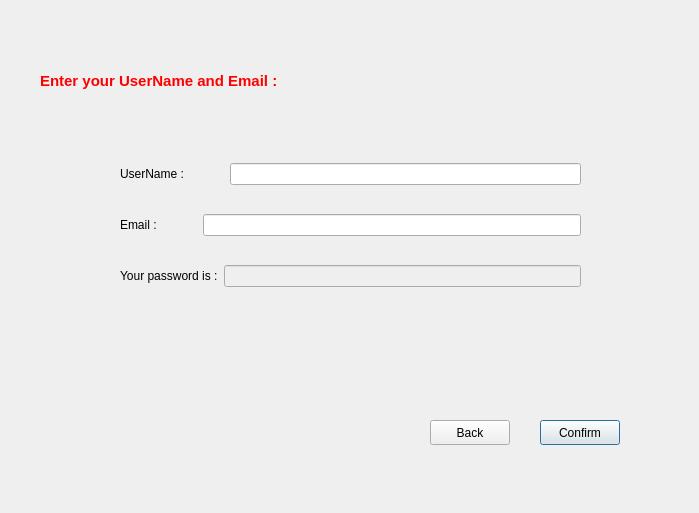
<?xml version="1.0" encoding="UTF-8"?>
<ui version="4.0">
 <class>forgot_password</class>
 <widget class="QDialog" name="forgot_password">
  <property name="geometry">
   <rect>
    <x>0</x>
    <y>0</y>
    <width>699</width>
    <height>513</height>
   </rect>
  </property>
  <property name="sizePolicy">
   <sizepolicy hsizetype="Fixed" vsizetype="Fixed">
    <horstretch>0</horstretch>
    <verstretch>0</verstretch>
   </sizepolicy>
  </property>
  <property name="windowTitle">
   <string>Password recovery</string>
  </property>
  <property name="windowIcon">
   <iconset resource="files.qrc">
    <normaloff>:/icon/images/icons8-key-2-96.png</normaloff>:/icon/images/icons8-key-2-96.png</iconset>
  </property>
  <property name="styleSheet">
   <string notr="true"/>
  </property>
  <widget class="QLabel" name="label">
   <property name="geometry">
    <rect>
     <x>40</x>
     <y>60</y>
     <width>311</width>
     <height>41</height>
    </rect>
   </property>
   <property name="font">
    <font>
     <pointsize>11</pointsize>
     <weight>75</weight>
     <bold>true</bold>
    </font>
   </property>
   <property name="styleSheet">
    <string notr="true">color: rgb(255, 0, 0);</string>
   </property>
   <property name="text">
    <string>Enter your UserName and Email :</string>
   </property>
  </widget>
  <widget class="QPushButton" name="qpb_confirm">
   <property name="geometry">
    <rect>
     <x>540</x>
     <y>420</y>
     <width>80</width>
     <height>25</height>
    </rect>
   </property>
   <property name="cursor">
    <cursorShape>PointingHandCursor</cursorShape>
   </property>
   <property name="text">
    <string>Confirm</string>
   </property>
  </widget>
  <widget class="QPushButton" name="qpb_back">
   <property name="geometry">
    <rect>
     <x>430</x>
     <y>420</y>
     <width>80</width>
     <height>25</height>
    </rect>
   </property>
   <property name="cursor">
    <cursorShape>PointingHandCursor</cursorShape>
   </property>
   <property name="text">
    <string>Back</string>
   </property>
  </widget>
  <widget class="QWidget" name="">
   <property name="geometry">
    <rect>
     <x>120</x>
     <y>140</y>
     <width>461</width>
     <height>171</height>
    </rect>
   </property>
   <layout class="QVBoxLayout" name="verticalLayout">
    <item>
     <layout class="QHBoxLayout" name="horizontalLayout">
      <item>
       <widget class="QLabel" name="qlb_name">
        <property name="font">
         <font>
          <pointsize>9</pointsize>
         </font>
        </property>
        <property name="text">
         <string>UserName :</string>
        </property>
       </widget>
      </item>
      <item>
       <spacer name="horizontalSpacer_2">
        <property name="orientation">
         <enum>Qt::Horizontal</enum>
        </property>
        <property name="sizeType">
         <enum>QSizePolicy::Minimum</enum>
        </property>
        <property name="sizeHint" stdset="0">
         <size>
          <width>40</width>
          <height>20</height>
         </size>
        </property>
       </spacer>
      </item>
      <item>
       <widget class="QLineEdit" name="qle_username">
        <property name="styleSheet">
         <string notr="true"/>
        </property>
       </widget>
      </item>
     </layout>
    </item>
    <item>
     <layout class="QHBoxLayout" name="horizontalLayout_2">
      <item>
       <widget class="QLabel" name="qlb_name_2">
        <property name="font">
         <font>
          <pointsize>9</pointsize>
         </font>
        </property>
        <property name="text">
         <string>Email :</string>
        </property>
       </widget>
      </item>
      <item>
       <spacer name="horizontalSpacer">
        <property name="orientation">
         <enum>Qt::Horizontal</enum>
        </property>
        <property name="sizeType">
         <enum>QSizePolicy::Preferred</enum>
        </property>
        <property name="sizeHint" stdset="0">
         <size>
          <width>40</width>
          <height>20</height>
         </size>
        </property>
       </spacer>
      </item>
      <item>
       <widget class="QLineEdit" name="qle_email"/>
      </item>
     </layout>
    </item>
    <item>
     <layout class="QHBoxLayout" name="horizontalLayout_3">
      <item>
       <widget class="QLabel" name="qlb_name_3">
        <property name="font">
         <font>
          <pointsize>9</pointsize>
         </font>
        </property>
        <property name="text">
         <string>Your password is :</string>
        </property>
       </widget>
      </item>
      <item>
       <widget class="QLineEdit" name="led_pass">
        <property name="enabled">
         <bool>false</bool>
        </property>
       </widget>
      </item>
     </layout>
    </item>
   </layout>
  </widget>
 </widget>
 <resources>
  <include location="files.qrc"/>
 </resources>
 <connections/>
</ui>
